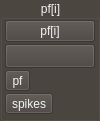
<?xml version="1.0" encoding="UTF-8"?>
<ui version="4.0">
 <author>Pho Hale</author>
 <class>rootForm</class>
 <widget class="QWidget" name="rootForm">
  <property name="geometry">
   <rect>
    <x>0</x>
    <y>0</y>
    <width>100</width>
    <height>116</height>
   </rect>
  </property>
  <property name="windowTitle">
   <string>Form</string>
  </property>
  <property name="styleSheet">
   <string notr="true">background-color: rgb(71, 58, 46);
border-color: rgb(207, 207, 207);
background-color: rgba(71, 65, 60, 180);
color: rgb(244, 244, 244);
border-color: rgb(0, 0, 0);</string>
  </property>
  <layout class="QGridLayout" name="gridLayout">
   <property name="leftMargin">
    <number>0</number>
   </property>
   <property name="topMargin">
    <number>0</number>
   </property>
   <property name="rightMargin">
    <number>0</number>
   </property>
   <property name="bottomMargin">
    <number>0</number>
   </property>
   <property name="spacing">
    <number>0</number>
   </property>
   <item row="0" column="0">
    <widget class="QGroupBox" name="groupBox">
     <property name="maximumSize">
      <size>
       <width>160</width>
       <height>160</height>
      </size>
     </property>
     <property name="title">
      <string>pf[i]</string>
     </property>
     <property name="alignment">
      <set>Qt::AlignHCenter|Qt::AlignTop</set>
     </property>
     <property name="flat">
      <bool>false</bool>
     </property>
     <layout class="QVBoxLayout" name="verticalLayout_2">
      <property name="spacing">
       <number>2</number>
      </property>
      <property name="leftMargin">
       <number>2</number>
      </property>
      <property name="topMargin">
       <number>0</number>
      </property>
      <property name="rightMargin">
       <number>2</number>
      </property>
      <property name="bottomMargin">
       <number>4</number>
      </property>
      <item>
       <widget class="QPushButton" name="btnTitle">
        <property name="text">
         <string>pf[i]</string>
        </property>
       </widget>
      </item>
      <item>
       <widget class="ColorButton" name="btnColorButton">
        <property name="minimumSize">
         <size>
          <width>24</width>
          <height>24</height>
         </size>
        </property>
        <property name="text">
         <string/>
        </property>
       </widget>
      </item>
      <item>
       <widget class="QToolButton" name="chkbtnPlacefield">
        <property name="text">
         <string>pf</string>
        </property>
        <property name="checkable">
         <bool>true</bool>
        </property>
        <property name="checked">
         <bool>false</bool>
        </property>
        <property name="popupMode">
         <enum>QToolButton::DelayedPopup</enum>
        </property>
        <property name="toolButtonStyle">
         <enum>Qt::ToolButtonTextBesideIcon</enum>
        </property>
       </widget>
      </item>
      <item>
       <widget class="QToolButton" name="chkbtnSpikes">
        <property name="text">
         <string>spikes</string>
        </property>
        <property name="checkable">
         <bool>true</bool>
        </property>
        <property name="checked">
         <bool>false</bool>
        </property>
        <property name="popupMode">
         <enum>QToolButton::DelayedPopup</enum>
        </property>
        <property name="toolButtonStyle">
         <enum>Qt::ToolButtonTextBesideIcon</enum>
        </property>
       </widget>
      </item>
     </layout>
    </widget>
   </item>
  </layout>
 </widget>
 <customwidgets>
  <customwidget>
   <class>ColorButton</class>
   <extends>QPushButton</extends>
   <header location="global">pyqtgraph.widgets.ColorButton</header>
  </customwidget>
 </customwidgets>
 <resources/>
 <connections/>
</ui>
